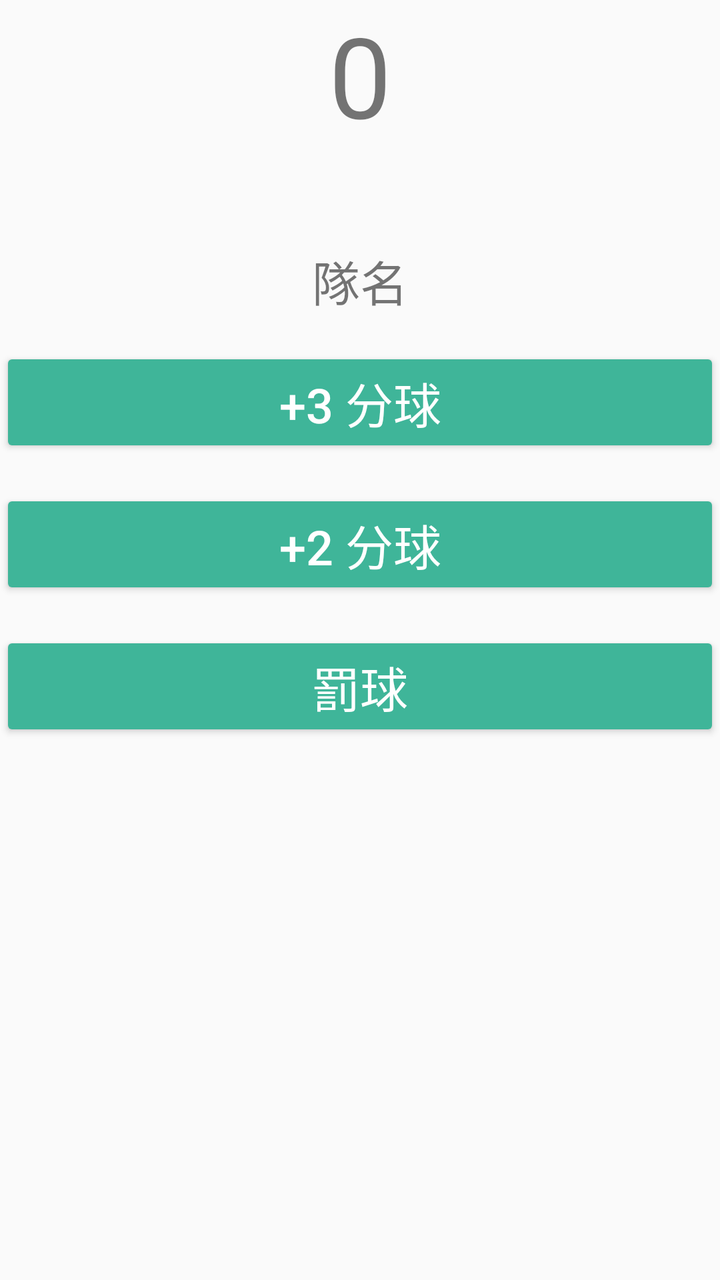
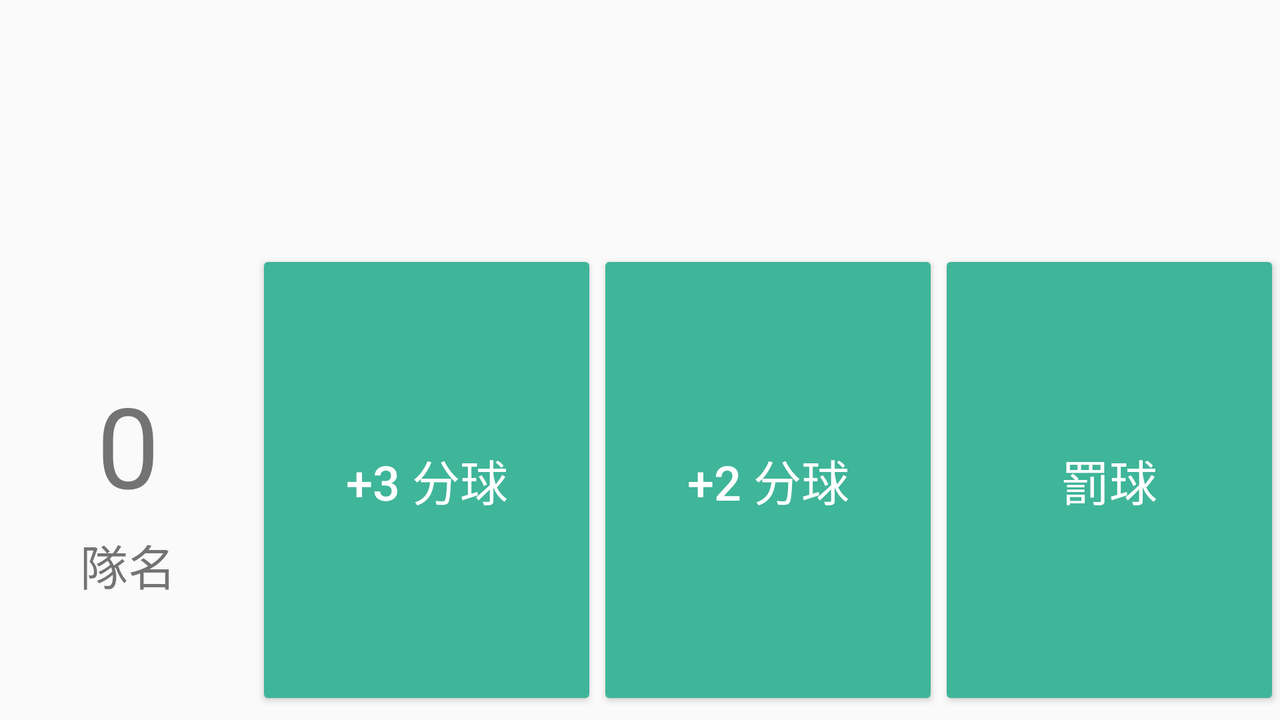

First picture: res/layout/ on a phone held upright. Second picture: the repository's own variant of that layout, on a device whose configuration matches the variant's folder. Source for both follows.
<!-- AndroidManifest.xml: application theme AppTheme -->
<!-- res/layout/fragment_blank.xml -->
<FrameLayout xmlns:android="http://schemas.android.com/apk/res/android"
    xmlns:tools="http://schemas.android.com/tools"
    android:layout_width="match_parent"
    android:layout_height="match_parent"
    tools:context="layout.Blank">

    <LinearLayout
        android:layout_width="match_parent"
        android:layout_height="wrap_content"
        android:layout_marginBottom="16dp"

        android:orientation="vertical">

        <TextView
            android:id="@+id/tv_team_score"
            android:layout_width="match_parent"
            android:layout_height="wrap_content"
            android:layout_marginBottom="32dp"
            android:gravity="center"
            android:text="0"
            android:textSize="56sp"/>


        <TextView
            android:id="@+id/tv_team_name"
            android:layout_width="match_parent"
            android:layout_height="wrap_content"
            android:layout_marginBottom="16dp"
            android:layout_marginTop="16dp"
            android:gravity="center"
            android:text="隊名"
            android:textSize="24sp"/>


        <Button
            android:id="@+id/btn_three_points"
            android:layout_width="match_parent"
            android:layout_height="wrap_content"
            android:layout_marginBottom="16dp"
            android:onClick="addThreePoints"
            android:text="+3 分球"
            android:textColor="@android:color/white"
            android:textSize="24sp"/>

        <Button
            android:id="@+id/btn_two_points"
            android:layout_width="match_parent"
            android:layout_height="wrap_content"
            android:layout_marginBottom="16dp"
            android:onClick="addTwoPoints"
            android:text="+2 分球"
            android:textColor="@android:color/white"
            android:textSize="24sp"/>

        <Button
            android:id="@+id/btn_free_points"
            android:layout_width="match_parent"
            android:layout_height="wrap_content"
            android:layout_marginBottom="16dp"
            android:onClick="freeThrow"
            android:text="罰球"
            android:textColor="@android:color/white"
            android:textSize="24sp"/>
    </LinearLayout>

</FrameLayout>
<!-- resources referenced by this layout -->
<resources>
  <style name="AppTheme" parent="Theme.AppCompat.Light.DarkActionBar">
          
          <item name="colorPrimary">@color/colorPrimary</item>
          <item name="colorPrimaryDark">@color/colorPrimaryDark</item>
          <item name="colorAccent">@color/colorAccent</item>
          <item name="colorButtonNormal">@color/colorPrimary</item>
  
  
      </style>
  <color name="colorPrimary">#3fb599</color>
  <color name="colorPrimaryDark">#13836a</color>
  <color name="colorAccent">#FF4081</color>
</resources>
<!-- res/layout-land/fragment_blank.xml (the repository's variant of the layout above) -->
<!-- drawn on the phone turned sideways -->
<FrameLayout xmlns:android="http://schemas.android.com/apk/res/android"
    xmlns:tools="http://schemas.android.com/tools"
    android:layout_width="match_parent"
    android:layout_height="match_parent"
    tools:context="layout.Blank">

    <LinearLayout
        android:layout_width="match_parent"
        android:layout_height="match_parent"
        android:layout_marginBottom="0dp"
        android:orientation="vertical">
        <ImageView
            android:src="@drawable/hornets"
            android:layout_gravity="center"
            android:layout_width="125dp"
            android:layout_height="125dp"
            android:id="@+id/img_team_logo" />

        <LinearLayout
            android:orientation="horizontal"
            android:layout_width="match_parent"
            android:layout_height="match_parent">

            <LinearLayout
                android:orientation="vertical"
                android:layout_width="0dp"
                android:layout_height="match_parent"
                android:gravity="center"
                android:layout_weight="1">

                <TextView
                    android:id="@+id/tv_team_score"
                    android:layout_width="wrap_content"
                    android:layout_height="wrap_content"
                    android:layout_marginBottom="5dp"
                    android:gravity="center"
                    android:text="0"
                    android:textSize="56sp"
                    android:layout_marginLeft="5dp"
                    android:layout_marginRight="5dp" />

                <TextView
                    android:id="@+id/tv_team_name"
                    android:layout_width="wrap_content"
                    android:layout_height="wrap_content"
                    android:layout_marginBottom="0dp"
                    android:layout_marginTop="0dp"
                    android:gravity="center"
                    android:text="隊名"
                    android:textSize="24sp"
                    android:layout_marginLeft="5dp"
                    android:layout_marginRight="5dp" />
            </LinearLayout>

            <LinearLayout
                android:orientation="horizontal"
                android:layout_width="0dp"
                android:layout_height="match_parent"
                android:layout_weight="4">

                <Button
                    android:id="@+id/btn_three_points"
                    android:layout_width="0dp"
                    android:layout_height="match_parent"
                    android:layout_marginBottom="5dp"
                    android:text="+3 分球"
                    android:textColor="@android:color/white"
                    android:textSize="24sp"
                    android:layout_weight="1" />

                <Button
                    android:id="@+id/btn_two_points"
                    android:layout_width="0dp"
                    android:layout_height="match_parent"
                    android:layout_marginBottom="5dp"
                    android:text="+2 分球"
                    android:textColor="@android:color/white"
                    android:textSize="24sp"
                    android:layout_weight="1" />

                <Button
                    android:id="@+id/btn_free_points"
                    android:layout_width="0dp"
                    android:layout_height="match_parent"
                    android:layout_marginBottom="5dp"
                    android:text="罰球"
                    android:textColor="@android:color/white"
                    android:textSize="24sp"
                    android:layout_weight="1" />
            </LinearLayout>

        </LinearLayout>


    </LinearLayout>

</FrameLayout>
